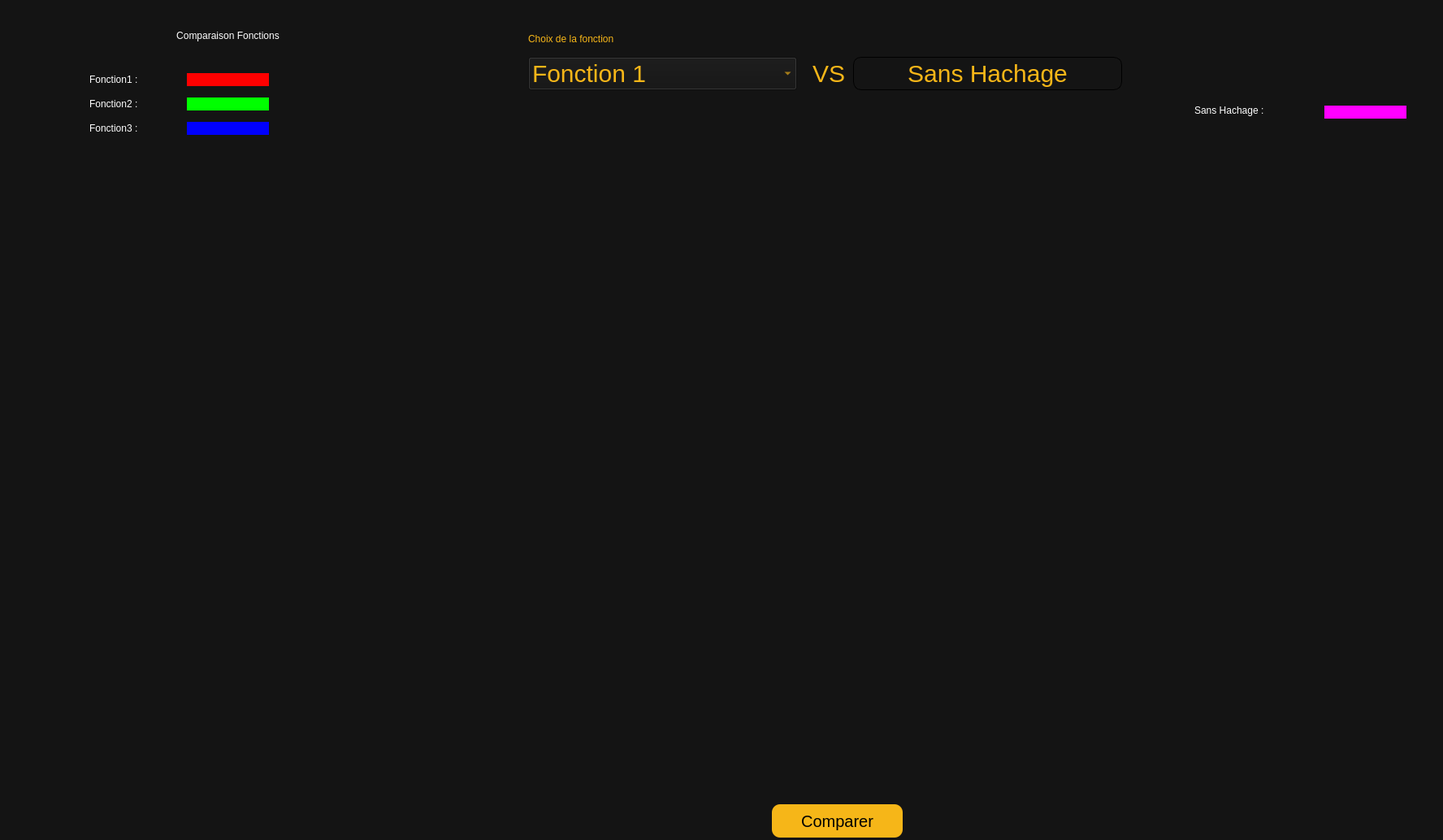
<?xml version="1.0" encoding="UTF-8"?>
<ui version="4.0">
 <class>CompareHashNoHash</class>
 <widget class="QDialog" name="CompareHashNoHash">
  <property name="geometry">
   <rect>
    <x>0</x>
    <y>0</y>
    <width>1776</width>
    <height>1034</height>
   </rect>
  </property>
  <property name="windowTitle">
   <string>FlashSearch</string>
  </property>
  <property name="windowIcon">
   <iconset>
    <normaloff>../../../../../../Downloads/logo.png</normaloff>../../../../../../Downloads/logo.png</iconset>
  </property>
  <property name="styleSheet">
   <string notr="true">QDialog{
	background-color: rgb(20,20,20);
}</string>
  </property>
  <widget class="QLabel" name="label_4">
   <property name="geometry">
    <rect>
     <x>1000</x>
     <y>70</y>
     <width>41</width>
     <height>41</height>
    </rect>
   </property>
   <property name="styleSheet">
    <string notr="true">QLabel{
	color : rgb(246,182,24);
	background-color: rgba(0,0,0,0);
	font-size:30px;
}</string>
   </property>
   <property name="text">
    <string>VS</string>
   </property>
  </widget>
  <widget class="QPushButton" name="btn_comparer1">
   <property name="geometry">
    <rect>
     <x>950</x>
     <y>990</y>
     <width>161</width>
     <height>41</height>
    </rect>
   </property>
   <property name="cursor">
    <cursorShape>PointingHandCursor</cursorShape>
   </property>
   <property name="styleSheet">
    <string notr="true">QPushButton{
	background-color : rgb(246,182,24);
	font-size : 20px;
	color : rgb(0,0,0);
	border-radius : 10px;
}</string>
   </property>
   <property name="text">
    <string>Comparer</string>
   </property>
  </widget>
  <widget class="QCustomPlot" name="plot" native="true">
   <property name="geometry">
    <rect>
     <x>110</x>
     <y>190</y>
     <width>1671</width>
     <height>751</height>
    </rect>
   </property>
  </widget>
  <widget class="QLabel" name="label_37">
   <property name="geometry">
    <rect>
     <x>100</x>
     <y>30</y>
     <width>30</width>
     <height>30</height>
    </rect>
   </property>
   <property name="styleSheet">
    <string notr="true">background-color: rgba(255, 255, 255, 0);</string>
   </property>
   <property name="text">
    <string/>
   </property>
   <property name="pixmap">
    <pixmap>../../../../../../Downloads/logo.png</pixmap>
   </property>
   <property name="scaledContents">
    <bool>true</bool>
   </property>
  </widget>
  <widget class="QLabel" name="label_36">
   <property name="geometry">
    <rect>
     <x>125</x>
     <y>28</y>
     <width>311</width>
     <height>31</height>
    </rect>
   </property>
   <property name="styleSheet">
    <string notr="true">color: rgb(255, 255, 255);
background-color: rgba(255, 255, 255, 0);
font: 700 16pt &quot;Segoe UI&quot;;</string>
   </property>
   <property name="text">
    <string>Comparaison Fonctions</string>
   </property>
   <property name="alignment">
    <set>Qt::AlignCenter</set>
   </property>
  </widget>
  <widget class="QLabel" name="label_5">
   <property name="geometry">
    <rect>
     <x>1050</x>
     <y>70</y>
     <width>331</width>
     <height>41</height>
    </rect>
   </property>
   <property name="styleSheet">
    <string notr="true">QLabel{
	color : rgb(246,182,24);
	background-color: rgba(0,0,0,0);
	font-size:30px;
	border: 1px solid rgb(0,0,0);
	border-radius:10px;
}</string>
   </property>
   <property name="text">
    <string>Sans Hachage</string>
   </property>
   <property name="alignment">
    <set>Qt::AlignCenter</set>
   </property>
  </widget>
  <widget class="QComboBox" name="choixFuncCmp1">
   <property name="geometry">
    <rect>
     <x>650</x>
     <y>70</y>
     <width>331</width>
     <height>41</height>
    </rect>
   </property>
   <property name="styleSheet">
    <string notr="true">QComboBox{
	selection-background-color: transparent;
	background-color: rgb(20, 20, 20);
	selection-color : rgb(246,182,24);
	color : rgb(246,182,24);
	font-size : 30px;

}
QComboBox QAbstractItemView {
	color : rgb(246,182,24);
selection-background-color: rgb(246,182,24);
selection-color : rgb(0,0,0);
}</string>
   </property>
   <item>
    <property name="text">
     <string>Fonction 1</string>
    </property>
   </item>
   <item>
    <property name="text">
     <string>Fonction 2</string>
    </property>
   </item>
   <item>
    <property name="text">
     <string>Fonction 3</string>
    </property>
   </item>
  </widget>
  <widget class="QLabel" name="label_3">
   <property name="geometry">
    <rect>
     <x>650</x>
     <y>40</y>
     <width>121</width>
     <height>16</height>
    </rect>
   </property>
   <property name="styleSheet">
    <string notr="true">QLabel{
	color : rgb(246,182,24);
	background-color: rgba(0,0,0,0);
}</string>
   </property>
   <property name="text">
    <string>Choix de la fonction</string>
   </property>
  </widget>
  <widget class="QLabel" name="label">
   <property name="geometry">
    <rect>
     <x>110</x>
     <y>90</y>
     <width>101</width>
     <height>16</height>
    </rect>
   </property>
   <property name="styleSheet">
    <string notr="true">color: rgb(255, 255, 255);
font: 12pt &quot;MS Shell Dlg 2&quot;;</string>
   </property>
   <property name="text">
    <string>Fonction1 :</string>
   </property>
  </widget>
  <widget class="QLabel" name="label_6">
   <property name="geometry">
    <rect>
     <x>230</x>
     <y>90</y>
     <width>101</width>
     <height>16</height>
    </rect>
   </property>
   <property name="styleSheet">
    <string notr="true">QLabel{
	background-color: rgb(255, 0, 0);
}</string>
   </property>
   <property name="text">
    <string/>
   </property>
  </widget>
  <widget class="QLabel" name="label_2">
   <property name="geometry">
    <rect>
     <x>110</x>
     <y>120</y>
     <width>101</width>
     <height>16</height>
    </rect>
   </property>
   <property name="styleSheet">
    <string notr="true">color: rgb(255, 255, 255);
font: 12pt &quot;MS Shell Dlg 2&quot;;</string>
   </property>
   <property name="text">
    <string>Fonction2 :</string>
   </property>
  </widget>
  <widget class="QLabel" name="label_7">
   <property name="geometry">
    <rect>
     <x>230</x>
     <y>150</y>
     <width>101</width>
     <height>16</height>
    </rect>
   </property>
   <property name="styleSheet">
    <string notr="true">QLabel{
	background-color: rgb(0, 0, 255);
}</string>
   </property>
   <property name="text">
    <string/>
   </property>
  </widget>
  <widget class="QLabel" name="label_8">
   <property name="geometry">
    <rect>
     <x>230</x>
     <y>120</y>
     <width>101</width>
     <height>16</height>
    </rect>
   </property>
   <property name="styleSheet">
    <string notr="true">QLabel{
	background-color: rgb(0, 255, 0);
}</string>
   </property>
   <property name="text">
    <string/>
   </property>
  </widget>
  <widget class="QLabel" name="label_9">
   <property name="geometry">
    <rect>
     <x>110</x>
     <y>150</y>
     <width>101</width>
     <height>16</height>
    </rect>
   </property>
   <property name="styleSheet">
    <string notr="true">color: rgb(255, 255, 255);
font: 12pt &quot;MS Shell Dlg 2&quot;;</string>
   </property>
   <property name="text">
    <string>Fonction3 :</string>
   </property>
  </widget>
  <widget class="QLabel" name="label_10">
   <property name="geometry">
    <rect>
     <x>1630</x>
     <y>130</y>
     <width>101</width>
     <height>16</height>
    </rect>
   </property>
   <property name="styleSheet">
    <string notr="true">QLabel{
	background-color: rgb(255, 0, 255);
}</string>
   </property>
   <property name="text">
    <string/>
   </property>
  </widget>
  <widget class="QLabel" name="label_11">
   <property name="geometry">
    <rect>
     <x>1470</x>
     <y>120</y>
     <width>151</width>
     <height>31</height>
    </rect>
   </property>
   <property name="styleSheet">
    <string notr="true">color: rgb(255, 255, 255);
font: 12pt &quot;MS Shell Dlg 2&quot;;</string>
   </property>
   <property name="text">
    <string>Sans Hachage :</string>
   </property>
  </widget>
 </widget>
 <customwidgets>
  <customwidget>
   <class>QCustomPlot</class>
   <extends>QWidget</extends>
   <header>qcustomplot.h</header>
   <container>1</container>
  </customwidget>
 </customwidgets>
 <resources/>
 <connections/>
</ui>
